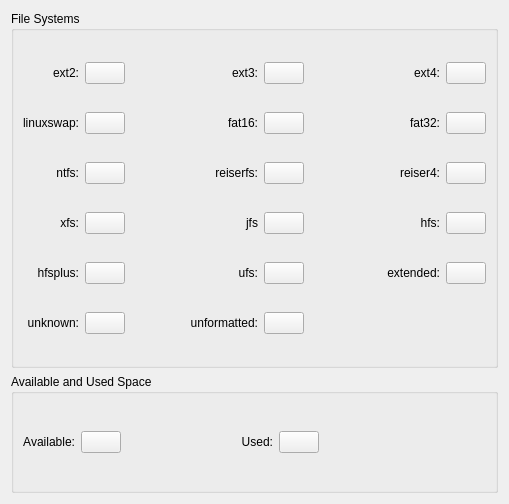
<?xml version="1.0" encoding="UTF-8"?>
<ui version="4.0">
 <class>ConfigurePageFileSystemColors</class>
 <widget class="QWidget" name="ConfigurePageFileSystemColors">
  <property name="geometry">
   <rect>
    <x>0</x>
    <y>0</y>
    <width>509</width>
    <height>504</height>
   </rect>
  </property>
  <property name="windowTitle">
   <string>Form</string>
  </property>
  <layout class="QVBoxLayout" name="verticalLayout">
   <item>
    <widget class="QGroupBox" name="groupBox">
     <property name="sizePolicy">
      <sizepolicy hsizetype="Preferred" vsizetype="Preferred">
       <horstretch>0</horstretch>
       <verstretch>3</verstretch>
      </sizepolicy>
     </property>
     <property name="title">
      <string>File Systems</string>
     </property>
     <layout class="QGridLayout" name="gridLayout_2">
      <item row="0" column="0">
       <widget class="QLabel" name="textLabel">
        <property name="text">
         <string>ext2:</string>
        </property>
        <property name="alignment">
         <set>Qt::AlignRight|Qt::AlignTrailing|Qt::AlignVCenter</set>
        </property>
        <property name="wordWrap">
         <bool>false</bool>
        </property>
       </widget>
      </item>
      <item row="0" column="1">
       <widget class="KColorButton" name="kcfg_FileSystemColorCode2"/>
      </item>
      <item row="0" column="2">
       <spacer name="horizontalSpacer">
        <property name="orientation">
         <enum>Qt::Horizontal</enum>
        </property>
        <property name="sizeHint" stdset="0">
         <size>
          <width>28</width>
          <height>17</height>
         </size>
        </property>
       </spacer>
      </item>
      <item row="0" column="3">
       <widget class="QLabel" name="textLabel_2">
        <property name="text">
         <string>ext3:</string>
        </property>
        <property name="alignment">
         <set>Qt::AlignRight|Qt::AlignTrailing|Qt::AlignVCenter</set>
        </property>
        <property name="wordWrap">
         <bool>false</bool>
        </property>
       </widget>
      </item>
      <item row="0" column="4">
       <widget class="KColorButton" name="kcfg_FileSystemColorCode3"/>
      </item>
      <item row="0" column="5">
       <spacer name="horizontalSpacer_2">
        <property name="orientation">
         <enum>Qt::Horizontal</enum>
        </property>
        <property name="sizeHint" stdset="0">
         <size>
          <width>43</width>
          <height>17</height>
         </size>
        </property>
       </spacer>
      </item>
      <item row="0" column="6">
       <widget class="QLabel" name="textLabel_3">
        <property name="text">
         <string>ext4:</string>
        </property>
        <property name="alignment">
         <set>Qt::AlignRight|Qt::AlignTrailing|Qt::AlignVCenter</set>
        </property>
        <property name="wordWrap">
         <bool>false</bool>
        </property>
       </widget>
      </item>
      <item row="0" column="7">
       <widget class="KColorButton" name="kcfg_FileSystemColorCode4"/>
      </item>
      <item row="1" column="0">
       <widget class="QLabel" name="textLabel_4">
        <property name="text">
         <string>linuxswap:</string>
        </property>
        <property name="alignment">
         <set>Qt::AlignRight|Qt::AlignTrailing|Qt::AlignVCenter</set>
        </property>
        <property name="wordWrap">
         <bool>false</bool>
        </property>
       </widget>
      </item>
      <item row="1" column="1">
       <widget class="KColorButton" name="kcfg_FileSystemColorCode5"/>
      </item>
      <item row="1" column="2">
       <spacer name="horizontalSpacer_3">
        <property name="orientation">
         <enum>Qt::Horizontal</enum>
        </property>
        <property name="sizeHint" stdset="0">
         <size>
          <width>28</width>
          <height>17</height>
         </size>
        </property>
       </spacer>
      </item>
      <item row="1" column="3">
       <widget class="QLabel" name="textLabel_6">
        <property name="text">
         <string>fat16:</string>
        </property>
        <property name="alignment">
         <set>Qt::AlignRight|Qt::AlignTrailing|Qt::AlignVCenter</set>
        </property>
        <property name="wordWrap">
         <bool>false</bool>
        </property>
       </widget>
      </item>
      <item row="1" column="4">
       <widget class="KColorButton" name="kcfg_FileSystemColorCode6"/>
      </item>
      <item row="1" column="5">
       <spacer name="horizontalSpacer_4">
        <property name="orientation">
         <enum>Qt::Horizontal</enum>
        </property>
        <property name="sizeHint" stdset="0">
         <size>
          <width>43</width>
          <height>17</height>
         </size>
        </property>
       </spacer>
      </item>
      <item row="1" column="6">
       <widget class="QLabel" name="textLabel_5">
        <property name="text">
         <string>fat32:</string>
        </property>
        <property name="alignment">
         <set>Qt::AlignRight|Qt::AlignTrailing|Qt::AlignVCenter</set>
        </property>
        <property name="wordWrap">
         <bool>false</bool>
        </property>
       </widget>
      </item>
      <item row="1" column="7">
       <widget class="KColorButton" name="kcfg_FileSystemColorCode7"/>
      </item>
      <item row="2" column="0">
       <widget class="QLabel" name="textLabel_9">
        <property name="text">
         <string>ntfs:</string>
        </property>
        <property name="alignment">
         <set>Qt::AlignRight|Qt::AlignTrailing|Qt::AlignVCenter</set>
        </property>
        <property name="wordWrap">
         <bool>false</bool>
        </property>
       </widget>
      </item>
      <item row="2" column="1">
       <widget class="KColorButton" name="kcfg_FileSystemColorCode8"/>
      </item>
      <item row="2" column="2">
       <spacer name="horizontalSpacer_6">
        <property name="orientation">
         <enum>Qt::Horizontal</enum>
        </property>
        <property name="sizeHint" stdset="0">
         <size>
          <width>28</width>
          <height>17</height>
         </size>
        </property>
       </spacer>
      </item>
      <item row="2" column="3">
       <widget class="QLabel" name="textLabel_7">
        <property name="text">
         <string>reiserfs:</string>
        </property>
        <property name="alignment">
         <set>Qt::AlignRight|Qt::AlignTrailing|Qt::AlignVCenter</set>
        </property>
        <property name="wordWrap">
         <bool>false</bool>
        </property>
       </widget>
      </item>
      <item row="2" column="4">
       <widget class="KColorButton" name="kcfg_FileSystemColorCode9"/>
      </item>
      <item row="2" column="5">
       <spacer name="horizontalSpacer_5">
        <property name="orientation">
         <enum>Qt::Horizontal</enum>
        </property>
        <property name="sizeHint" stdset="0">
         <size>
          <width>43</width>
          <height>17</height>
         </size>
        </property>
       </spacer>
      </item>
      <item row="2" column="6">
       <widget class="QLabel" name="textLabel_8">
        <property name="text">
         <string>reiser4:</string>
        </property>
        <property name="alignment">
         <set>Qt::AlignRight|Qt::AlignTrailing|Qt::AlignVCenter</set>
        </property>
        <property name="wordWrap">
         <bool>false</bool>
        </property>
       </widget>
      </item>
      <item row="2" column="7">
       <widget class="KColorButton" name="kcfg_FileSystemColorCode10"/>
      </item>
      <item row="3" column="0">
       <widget class="QLabel" name="textLabel_10">
        <property name="text">
         <string>xfs:</string>
        </property>
        <property name="alignment">
         <set>Qt::AlignRight|Qt::AlignTrailing|Qt::AlignVCenter</set>
        </property>
        <property name="wordWrap">
         <bool>false</bool>
        </property>
       </widget>
      </item>
      <item row="3" column="1">
       <widget class="KColorButton" name="kcfg_FileSystemColorCode11"/>
      </item>
      <item row="3" column="2">
       <spacer name="horizontalSpacer_7">
        <property name="orientation">
         <enum>Qt::Horizontal</enum>
        </property>
        <property name="sizeHint" stdset="0">
         <size>
          <width>28</width>
          <height>17</height>
         </size>
        </property>
       </spacer>
      </item>
      <item row="3" column="3">
       <widget class="QLabel" name="textLabel_11">
        <property name="text">
         <string>jfs</string>
        </property>
        <property name="alignment">
         <set>Qt::AlignRight|Qt::AlignTrailing|Qt::AlignVCenter</set>
        </property>
        <property name="wordWrap">
         <bool>false</bool>
        </property>
       </widget>
      </item>
      <item row="3" column="4">
       <widget class="KColorButton" name="kcfg_FileSystemColorCode12"/>
      </item>
      <item row="3" column="5">
       <spacer name="horizontalSpacer_8">
        <property name="orientation">
         <enum>Qt::Horizontal</enum>
        </property>
        <property name="sizeHint" stdset="0">
         <size>
          <width>43</width>
          <height>17</height>
         </size>
        </property>
       </spacer>
      </item>
      <item row="3" column="6">
       <widget class="QLabel" name="textLabel_12">
        <property name="text">
         <string>hfs:</string>
        </property>
        <property name="alignment">
         <set>Qt::AlignRight|Qt::AlignTrailing|Qt::AlignVCenter</set>
        </property>
        <property name="wordWrap">
         <bool>false</bool>
        </property>
       </widget>
      </item>
      <item row="3" column="7">
       <widget class="KColorButton" name="kcfg_FileSystemColorCode13"/>
      </item>
      <item row="4" column="0">
       <widget class="QLabel" name="textLabel_14">
        <property name="text">
         <string>hfsplus:</string>
        </property>
        <property name="alignment">
         <set>Qt::AlignRight|Qt::AlignTrailing|Qt::AlignVCenter</set>
        </property>
        <property name="wordWrap">
         <bool>false</bool>
        </property>
       </widget>
      </item>
      <item row="4" column="1">
       <widget class="KColorButton" name="kcfg_FileSystemColorCode14"/>
      </item>
      <item row="4" column="2">
       <spacer name="horizontalSpacer_9">
        <property name="orientation">
         <enum>Qt::Horizontal</enum>
        </property>
        <property name="sizeHint" stdset="0">
         <size>
          <width>28</width>
          <height>17</height>
         </size>
        </property>
       </spacer>
      </item>
      <item row="4" column="3">
       <widget class="QLabel" name="textLabel_15">
        <property name="text">
         <string>ufs:</string>
        </property>
        <property name="alignment">
         <set>Qt::AlignRight|Qt::AlignTrailing|Qt::AlignVCenter</set>
        </property>
        <property name="wordWrap">
         <bool>false</bool>
        </property>
       </widget>
      </item>
      <item row="4" column="4">
       <widget class="KColorButton" name="kcfg_FileSystemColorCode15"/>
      </item>
      <item row="4" column="5">
       <spacer name="horizontalSpacer_10">
        <property name="orientation">
         <enum>Qt::Horizontal</enum>
        </property>
        <property name="sizeHint" stdset="0">
         <size>
          <width>43</width>
          <height>17</height>
         </size>
        </property>
       </spacer>
      </item>
      <item row="4" column="6">
       <widget class="QLabel" name="textLabel_13">
        <property name="text">
         <string>extended:</string>
        </property>
        <property name="alignment">
         <set>Qt::AlignRight|Qt::AlignTrailing|Qt::AlignVCenter</set>
        </property>
        <property name="wordWrap">
         <bool>false</bool>
        </property>
       </widget>
      </item>
      <item row="4" column="7">
       <widget class="KColorButton" name="kcfg_FileSystemColorCode1"/>
      </item>
      <item row="5" column="0">
       <widget class="QLabel" name="textLabel_16">
        <property name="text">
         <string>unknown:</string>
        </property>
        <property name="alignment">
         <set>Qt::AlignRight|Qt::AlignTrailing|Qt::AlignVCenter</set>
        </property>
        <property name="wordWrap">
         <bool>false</bool>
        </property>
       </widget>
      </item>
      <item row="5" column="1">
       <widget class="KColorButton" name="kcfg_FileSystemColorCode0"/>
      </item>
      <item row="5" column="2">
       <spacer name="horizontalSpacer_12">
        <property name="orientation">
         <enum>Qt::Horizontal</enum>
        </property>
        <property name="sizeHint" stdset="0">
         <size>
          <width>28</width>
          <height>17</height>
         </size>
        </property>
       </spacer>
      </item>
      <item row="5" column="3">
       <widget class="QLabel" name="textLabel_17">
        <property name="text">
         <string>unformatted:</string>
        </property>
        <property name="alignment">
         <set>Qt::AlignRight|Qt::AlignTrailing|Qt::AlignVCenter</set>
        </property>
        <property name="wordWrap">
         <bool>false</bool>
        </property>
       </widget>
      </item>
      <item row="5" column="4">
       <widget class="KColorButton" name="kcfg_FileSystemColorCode16"/>
      </item>
      <item row="5" column="5" colspan="3">
       <spacer name="horizontalSpacer_11">
        <property name="orientation">
         <enum>Qt::Horizontal</enum>
        </property>
        <property name="sizeHint" stdset="0">
         <size>
          <width>176</width>
          <height>21</height>
         </size>
        </property>
       </spacer>
      </item>
     </layout>
    </widget>
   </item>
   <item>
    <widget class="QGroupBox" name="groupBox_2">
     <property name="sizePolicy">
      <sizepolicy hsizetype="Preferred" vsizetype="Preferred">
       <horstretch>0</horstretch>
       <verstretch>1</verstretch>
      </sizepolicy>
     </property>
     <property name="title">
      <string>Available and Used Space</string>
     </property>
     <layout class="QGridLayout" name="gridLayout">
      <item row="0" column="0">
       <widget class="QLabel" name="textLabel_19">
        <property name="text">
         <string>Available:</string>
        </property>
        <property name="alignment">
         <set>Qt::AlignRight|Qt::AlignTrailing|Qt::AlignVCenter</set>
        </property>
        <property name="wordWrap">
         <bool>false</bool>
        </property>
       </widget>
      </item>
      <item row="0" column="1">
       <widget class="KColorButton" name="kcfg_FileSystemColorCode17"/>
      </item>
      <item row="0" column="2">
       <spacer name="horizontalSpacer_14">
        <property name="orientation">
         <enum>Qt::Horizontal</enum>
        </property>
        <property name="sizeHint" stdset="0">
         <size>
          <width>61</width>
          <height>21</height>
         </size>
        </property>
       </spacer>
      </item>
      <item row="0" column="3">
       <widget class="QLabel" name="textLabel_18">
        <property name="text">
         <string>Used:</string>
        </property>
        <property name="alignment">
         <set>Qt::AlignRight|Qt::AlignTrailing|Qt::AlignVCenter</set>
        </property>
        <property name="wordWrap">
         <bool>false</bool>
        </property>
       </widget>
      </item>
      <item row="0" column="4">
       <widget class="KColorButton" name="kcfg_FileSystemColorCode18"/>
      </item>
      <item row="0" column="5">
       <spacer name="horizontalSpacer_13">
        <property name="orientation">
         <enum>Qt::Horizontal</enum>
        </property>
        <property name="sizeHint" stdset="0">
         <size>
          <width>167</width>
          <height>21</height>
         </size>
        </property>
       </spacer>
      </item>
     </layout>
    </widget>
   </item>
  </layout>
 </widget>
 <customwidgets>
  <customwidget>
   <class>KColorButton</class>
   <extends>QPushButton</extends>
   <header>kcolorbutton.h</header>
  </customwidget>
 </customwidgets>
 <resources/>
 <connections/>
</ui>
